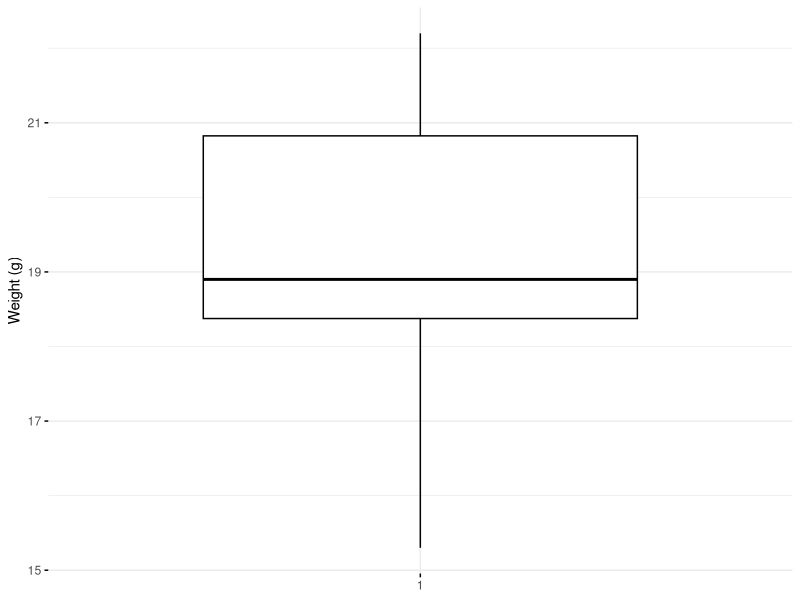
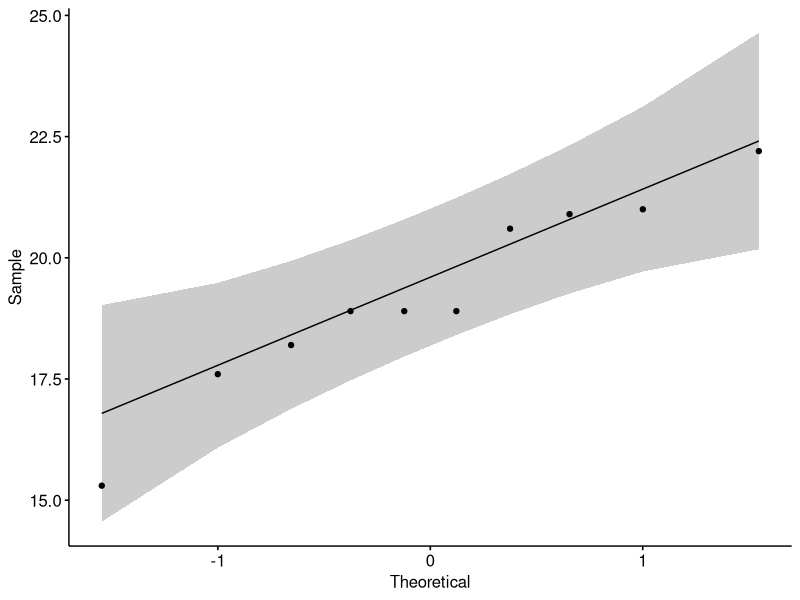
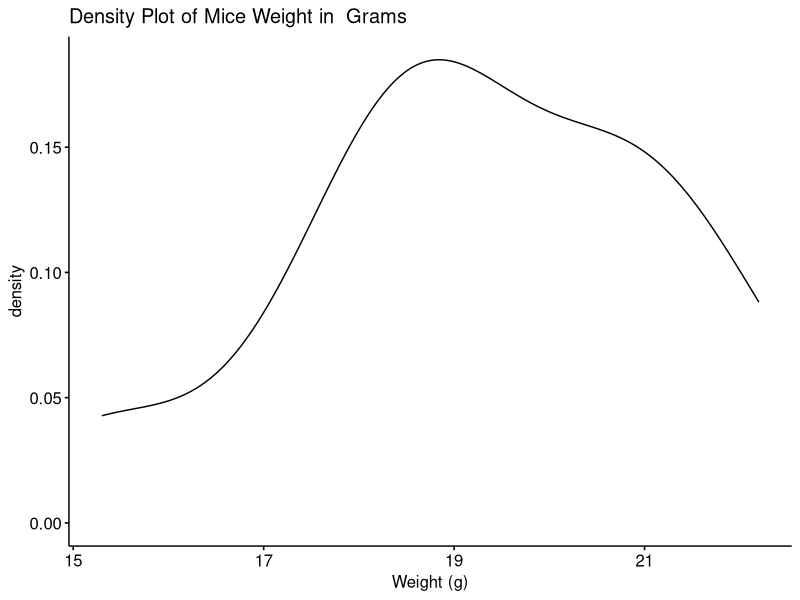

These figures' R source, in order:
library(ggpubr)
library(dplyr)


#basic example, randomly generating a sample of values from the
#normal distribution

#https://datascienceplus.com/t-tests/
set.seed(6733)
treeVolume <- c(rnorm(75, mean = 36500, sd = 2000))
t.test(treeVolume, mu = 39000) # Ho: mu = 39000

#http://www.sthda.com/english/wiki/one-sample-t-test-in-r
#http://www.sthda.com/english/wiki/normality-test-in-r
#https://www.rdocumentation.org/packages/EnvStats/versions/2.3.1/topics/htest.object
set.seed(1234)
my_data <- data.frame(
  name = paste0(rep("M_", 10), 1:10),
  weight = round(rnorm(10, 20, 2), 1)
)
head(my_data, 10)

summary(my_data$weight)

#Box Plot
ggboxplot(my_data$weight, 
          ylab = "Weight (g)", xlab = FALSE,
          ggtheme = theme_minimal())

#QQ Plot
ggqqplot(my_data$weight)

#Density Plot
ggdensity(my_data$weight, 
          main = "Density Plot of Mice Weight in  Grams",
          xlab = "Weight (g)")


#Significance test for Normality
#K-S normality test or Shapiro-Wilk's method:
#significance test 
#comparing the sample distribution to a normal 
#one in order to ascertain whether data show 
#or not a serious deviation from normality
###
#The null hypothesis of these tests is that 
#“sample distribution is normal”. 
#SO YOU WANT P >= 0.05!
#If the test is significant, the distribution is 
#non-normal.


#Shapiro-Wilk’s method is widely recommended for 
#normality test and it provides better power 
#than K-S. It is based on the correlation 
#between the data and the corresponding normal scores.
#Note that, normality test is sensitive to sample size. 
#Small samples most often pass normality tests. 
#Therefore, it’s important to combine visual 
#inspection and significance test in order to take the 
#right decision.

# RETURNS AN H-TEST OBJECT
# https://www.dummies.com/programming/r/how-to-extract-data-test-results-with-r/
shapiro <- shapiro.test(my_data$weight)
nameOfStatistic <- names(shapiro$statistic)[1]
result <- shapiro$statistic
pValue <- shapiro$p.value


#One-sample t-test
# RETURNS AN H-TEST OBJECT

tTest <- t.test(my_data$weight, mu=25)

#dissecting the t test result

#t-statistic
nameOfStatistic <- names(tTest$statistic)[1]
tResult <-tTest$statistic

#method (one-sided, two-sided, one-sample)
hypothesisSides <- tTest$method

#degrees of freedom
parameter.Name <- names(tTest$parameter)[1]
degreesOfFreedom <- tTest$parameter[1]



